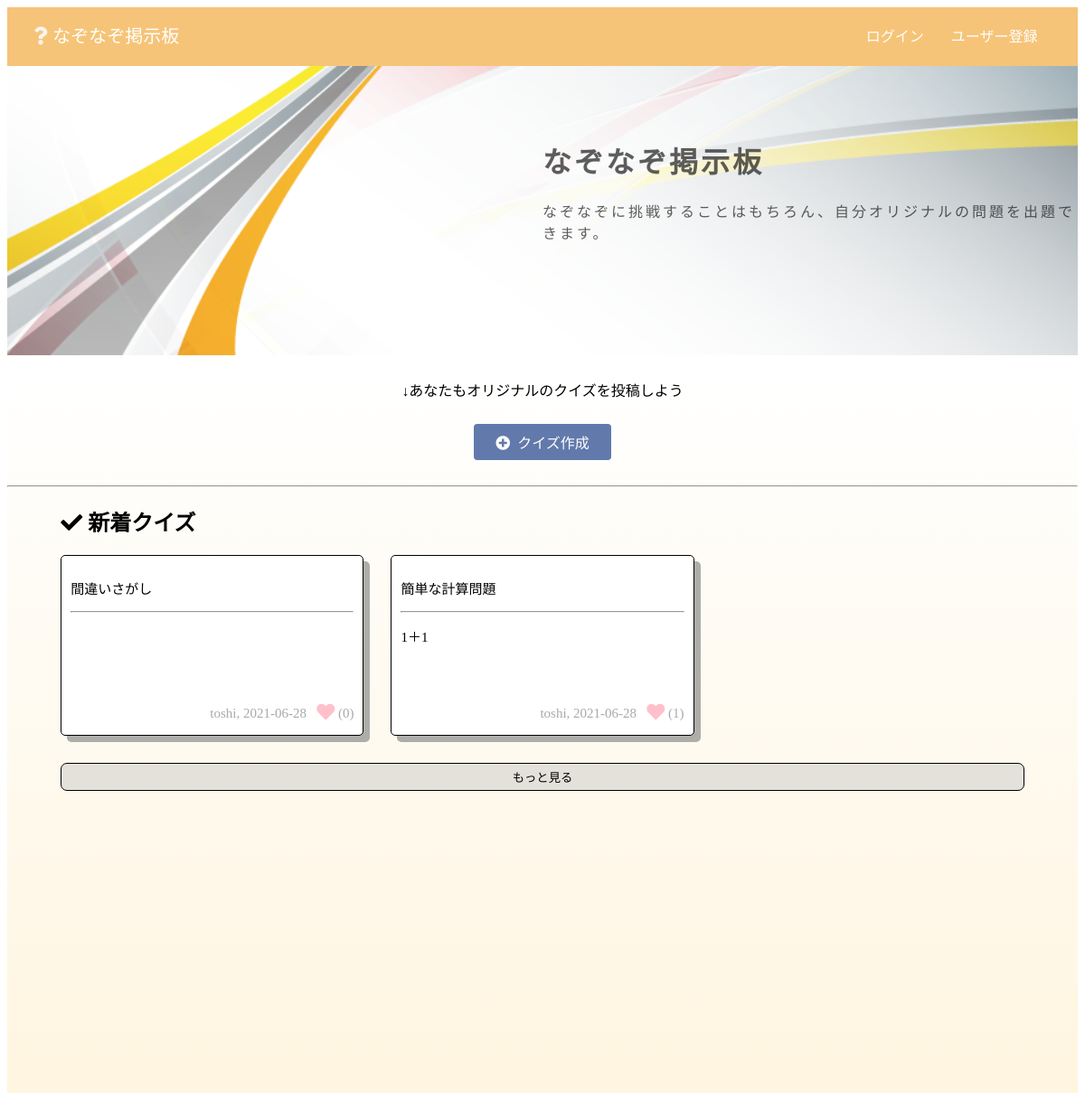
/quizpost/home/, run on the app's committed database.
### quizpost/models.py (models this page shows)
class QuizPost(models.Model):
    title = models.CharField(max_length=50)
    problem = models.TextField()
    hint = models.CharField(max_length=1000, null=True, blank=True)
    answer = models.TextField()
    create_at = models.DateTimeField(default=timezone.now)
    user = models.ForeignKey(
        User, on_delete=models.SET_NULL,
        null=True,
        blank=True
    )
    class Meta:
        db_table = 'quiz_post'

### accounts/models.py (models this page shows)
class Users(AbstractBaseUser, PermissionsMixin):
    username = models.CharField(max_length=100)
    loginid = models.CharField(max_length=30, unique=True)
    profile_image = models.FileField(upload_to='profile_image/', null=True, blank=True)
    is_active = models.BooleanField(default=False)
    is_staff = models.BooleanField(default=False)
    create_at = models.DateTimeField(default=timezone.now)
    update_at = models.DateTimeField(default=timezone.now)
    USERNAME_FIELD = 'loginid'
    REQUIRED_FIELDS = ['username']
    objects = UserManager()

### quizpost/views.py (the view)
# urls.py: path('home/', Homeview.as_view(), name='home'),
class Homeview(TemplateView):
    template_name = 'home.html'
    def get_context_data(self, **kwargs):
        context = super().get_context_data(**kwargs)
        quiz_post = QuizPost.objects.order_by('-id')[:12]
        quiz_problems = []
        for quiz in quiz_post:
            quiz_problem = re.sub("\<.*?\>", "", quiz.problem)
            quiz_problems.append(quiz_problem)
        context['quiz_post'] = quiz_post
        context['offset'] = "1"
        context['quiz_problems'] = quiz_problems
        return context

### quizpost/templatetags/quizpost_templatetag.py (called while the page is built)
@register.simple_tag
def quiz_problem_text(quiz_problems, index):
    try:
        result = quiz_problems[int(index)]
        return result
    except:
        return ""

### templates/home.html (shortened to what this page needs)
{% extends 'base.html' %}
{% block content %}
{% load quizpost_templatetag %}
{% load static %}
<link rel="stylesheet" href="{% static 'css/home.css' %}">
<div class="top-wrapper">
    <div class="contents-container">
        <h1>なぞなぞ掲示板</h1>
        <p>なぞなぞに挑戦することはもちろん、自分オリジナルの問題を出題できます。</p>
    </div>
</div>
<div class="main-container">
    <div class="main-create-quiz">
        <p>↓あなたもオリジナルのクイズを投稿しよう</p>
        <a class="btn create-quiz" href="{% url 'quizpost:quiz_create' %}"><i class="fas fa-plus-circle"></i>&nbsp;&nbsp;クイズ作成</a>
        <hr>
    </div>
    <div class="quiz-list-container">
        <h2><i class="fas fa-check"></i>&nbsp;新着クイズ</h2>
        <div class="quiz-list">
            {% for quiz in quiz_post %}
            {% quiz_problem_text quiz_problems forloop.counter0 as quiz_problem %}
            <div class="quiz-item">
                <a href="{% url 'quizpost:quiz_detail' pk=quiz.id %}"></a>
                <p>{{ quiz.title | truncatechars:25 }}</p>
                <hr>
                <p>{{ quiz_problem | truncatechars:30 }}</p>
                <p class="quiz-create-info">
                    {{ quiz.user.username }}, {{ quiz.create_at | date:"Y-m-j" }}&nbsp;&nbsp;
                    <i class="fas fa-lg fa-heart like-red"></i>&nbsp;({{ quiz.quizlist_set.count }})
                </p>
            </div>
            {% endfor %}
        </div>
        <div id="load-quiz">
            <button type="button" name="{{ offset }}" id="load-quiz-btn" class="load-quiz-btn">もっと見る</button>
        </div>
    </div>
</div>
{% endblock %}

### static/css/base.css (style rules this page uses)
* { box-sizing: border-box; }

### static/css/home.css (style rules this page uses)
.top-wrapper { background-image: url(../images/home_background.png); background-size: cover; height: 40vh; padding-top: 5%; padding-bottom: 10%; }
.contents-container { padding-left: 50%; color:rgba(26, 25, 25, 0.7); letter-spacing: 3px; height: 200px; }
.main-container { background-image: linear-gradient(white, #fff5e0); min-height: 100vh; }
.main-create-quiz { text-align: center; }
.main-create-quiz p { padding: 10px; }
.btn { padding: 8px 24px; margin-bottom: 20px; display: inline-block; color: white; opacity: 0.8; border-radius: 4px; background-color: #3b5998; text-decoration: none; }
.quiz-list-container { width: 90%; margin: 0 auto; }
.quiz-list { display: grid; grid-template-columns: 1fr 1fr 1fr; gap: 30px; }
.quiz-item { position: relative; background: white; color: black; padding: 10px; border: 1px solid black; border-radius: 5px; box-shadow: 7px 7px #adadaa; height: 200px; font-size: 15px; }
.quiz-item a { position: absolute; top: 0; left: 0; height: 100%; width: 100%; }
.quiz-create-info { position: absolute; right: 10px; bottom: 0; font-size: 15px; color: #aba9a7; }
.fa-heart { color: pink; }
.load-quiz-btn { width: 100%; margin-top: 30px; margin-bottom: 20px; padding-top: 5px; padding-bottom: 5px; background-color: rgba(201, 200, 199, 0.5); border: 1px solid black; border-radius: 7px; }

### data on the page
QuizPost: title "間違いさがし", user.username "toshi", create_at "2021-06-28", quizlist_set.count "0"
QuizPost: title "簡単な計算問題", problem "1＋1", user.username "toshi", create_at "2021-06-28", quizlist_set.count "1"
